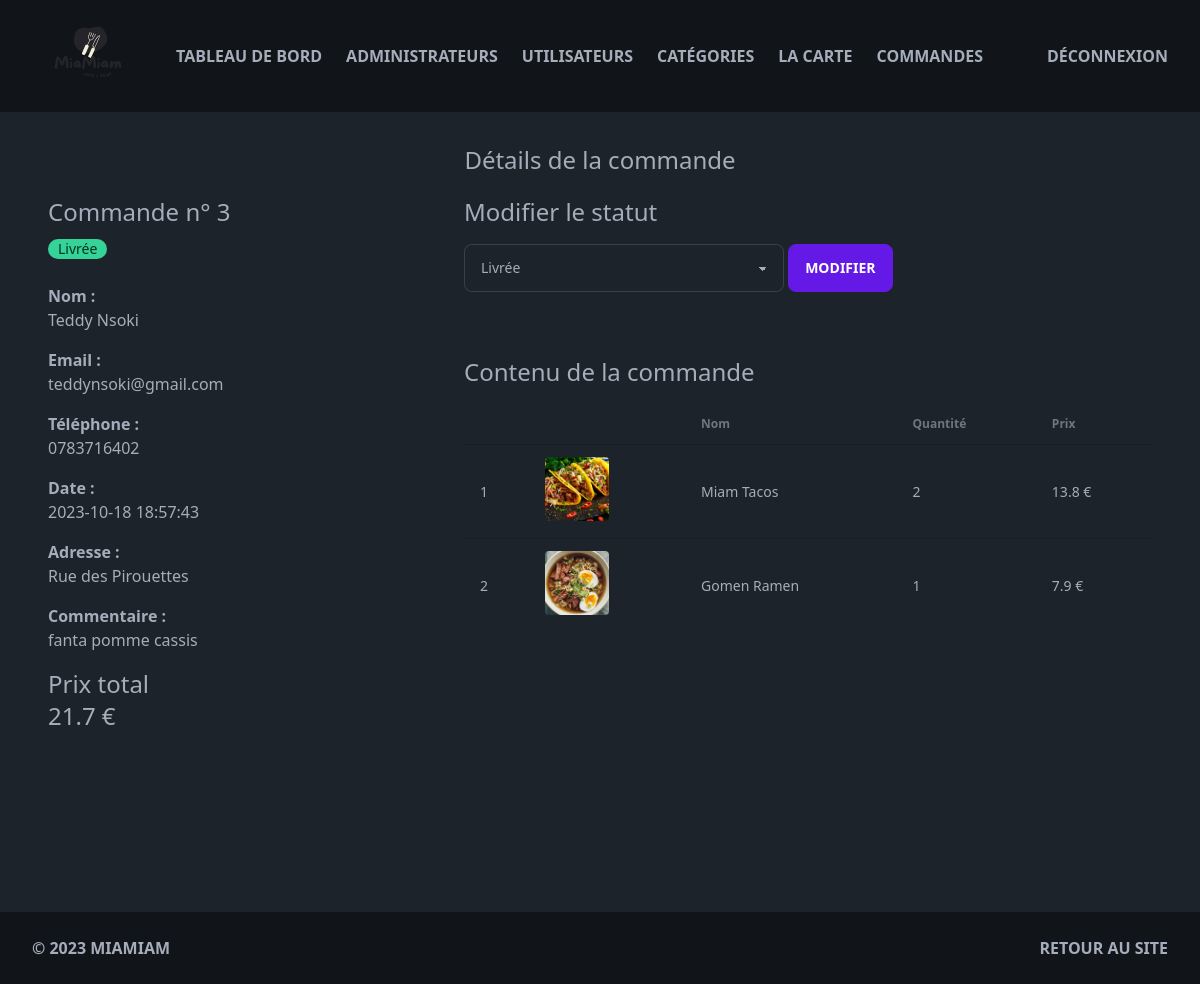
Screenshot of /admin/order-info.php?id=3 (signed in) with the database file from the repository.
### tables this page shows
CREATE TABLE IF NOT EXISTS `food_order` (
  `id` int NOT NULL AUTO_INCREMENT,
  `price` decimal(10,2) NOT NULL,
  `user_id` int NOT NULL,
  `delivery_address` varchar(255) NOT NULL,
  `order_date` timestamp NOT NULL DEFAULT CURRENT_TIMESTAMP,
  `status` varchar(255) NOT NULL,
  `comment` varchar(255) NOT NULL,
  PRIMARY KEY (`id`)
);

CREATE TABLE IF NOT EXISTS `user` (
  `id` int NOT NULL AUTO_INCREMENT,
  `email` varchar(255) NOT NULL,
  `password` varchar(255) NOT NULL,
  `phone` char(10) NOT NULL,
  `first_name` varchar(255) NOT NULL,
  `last_name` varchar(255) NOT NULL,
  PRIMARY KEY (`id`)
);

CREATE TABLE IF NOT EXISTS `in_order` (
  `id` int NOT NULL AUTO_INCREMENT,
  `food_order_id` int NOT NULL,
  `food_id` int NOT NULL,
  `quantity` int NOT NULL,
  PRIMARY KEY (`id`)
);

CREATE TABLE IF NOT EXISTS `food` (
  `id` int UNSIGNED NOT NULL AUTO_INCREMENT,
  `title` varchar(150) NOT NULL,
  `description` varchar(255) NOT NULL,
  `price` decimal(10,2) NOT NULL,
  `image_name` varchar(255) NOT NULL,
  `category_id` int UNSIGNED NOT NULL,
  `featured` varchar(10) NOT NULL,
  `active` varchar(10) NOT NULL,
  PRIMARY KEY (`id`),
  KEY `food_FK_1` (`category_id`)
);

### admin/order-info.php (the view, shortened to what this page needs)
<?php include('partials/menu.php'); ?>
<?php session_start();
require("../connection.php");
if (isset($_GET["id"])) {
    $order_id = $_GET["id"];
    try {
        $sql = "SELECT * FROM food_order WHERE id = :order_id";
        $results = $conn->prepare($sql);
        $results->bindParam(":order_id", $order_id);
        $results->execute();
        $order = $results->fetch();
    } catch (PDOException $e) {
        echo $e->getMessage();
    }
    try {
        $sql = "SELECT * FROM in_order WHERE food_order_id = :order_id";
        $results = $conn->prepare($sql);
        $results->bindParam(":order_id", $order_id);
        $results->execute();
        $order_items = $results->fetchAll();
        $nb = 1;
    } catch (PDOException $e) {
        echo $e->getMessage();
    }
    try {
        $sql = "SELECT * FROM user WHERE id = :user_id";
        $results = $conn->prepare($sql);
        $mon_id = $order["user_id"];
        $results->bindParam(":user_id", $mon_id);
        $results->execute();
        $user = $results->fetch();
    } catch (PDOException $e) {
        echo $e->getMessage();
    }
    try {
        $sql = "SELECT * FROM food";
        $food_results = $conn->query($sql)->fetchAll();
    } catch (PDOException $e) {
        echo $e->getMessage();
    }
    $total_price = 0;
    for ($i = 0; $i < count($order_items); $i++) {
        foreach ($food_results as $result) {
            if ($result["id"] === $order_items[$i]["food_id"]) {
                $total_price += $result["price"] * $order_items[$i]["quantity"];
            }
        }
    }
} else {
    header("Location: manage-order");
    exit;
}
?>
<!doctype html>
<html>
<head>
</head>
<body>
    <main class="mx-auto min-h-screen max-w-screen-xl px-12 py-8">
        <div class="wrapper">
            <h1 class="text-2xl text-center mb-5">Détails de la commande</h1>
            <div class="grid grid-cols-3">
                <div class="col-span-1">
                    <h2 class="text-2xl">Commande n° <?php echo $order["id"]; ?></h2>
                    <div class="mt-2">
                        <?php if ($order["status"] === "En attente") { ?>
                            <div class="badge badge-warning gap-2">
                                <?php echo $order["status"]; ?>
                            </div>
                        <?php } else if ($order["status"] === "En cours de livraison") { ?>
                            <div class="badge badge-primary gap-2">
                                <?php echo $order["status"]; ?>
                            </div>
                        <?php } else if ($order["status"] === "Livrée") { ?>
                            <div class="badge badge-success gap-2">
                                <?php echo $order["status"]; ?>
                            </div>
                        <?php } else if ($order["status"] === "Annulée") { ?>
                            <div class="badge badge-error gap-2">
                                <?php echo $order["status"]; ?>
                            </div>
                        <?php } ?>
                    </div>
                    <div class="mt-6">
                        <div class="mb-4">
                            <p class="font-bold">Nom :</p>
                            <p><?php echo $user["first_name"]; ?> <?php echo $user["last_name"]; ?></p>
                        </div>
                        <div class="mb-4">
                            <p class="font-bold">Email :</p>
                            <p><?php echo $user["email"]; ?></p>
                        </div>
                        <div class="mb-4">
                            <p class="font-bold">Téléphone :</p>
                            <p><?php echo $user["phone"]; ?></p>
                        </div>
                        <div class="mb-4">
                            <p class="font-bold">Date :</p>
                            <p><?php echo $order["order_date"]; ?></p>
                        </div>
                        <div class="mb-4">
                            <p class="font-bold">Adresse :</p>
                            <p><?php echo $order["delivery_address"]; ?></p>
                        </div>
                        <div class="mb-4">
                            <p class="font-bold">Commentaire :</p>
                            <p><?php echo $order["comment"]; ?></p>
                        </div>
                    </div>
                </div>
                <div class="col-span-2 ml-12">
                    <div>
                        <h2 class="text-2xl">Modifier le statut</h2>
                        <form class="mt-4" action="update-order.php" method="POST">
                            <select name="status" class="select select-bordered w-full max-w-xs mb-4">
                                <option value="Livrée" <?php if ($order["status"] === "Livrée") echo "selected"; ?>>Livrée</option>
                            </select>
                            <button type="submit" class="btn btn-primary">Modifier</button>
                        </form>
                    </div>
                    <h2 class="text-2xl mt-12">Contenu de la commande</h2>
                    <table class="table mt-4">
                        <thead>
                            <tr>
                                <th></th>
                                <th></th>
                                <th>Nom</th>
                                <th>Quantité</th>
                                <th>Prix</th>
                            </tr>
                        </thead>
                        <tbody>
                            <?php foreach ($order_items as $item) {
                                foreach ($food_results as $result) {
                                    if ($result["id"] === $item["food_id"]) {
                                        $order_item = $result;
                                    }
                                } ?>
                                <tr>
                                    <td>
                                        <?php echo $nb++; ?>
                                    </td>
                                    <td>
                                        <div>
                                            <div class="avatar">
                                                <div class="w-16 rounded">
                                                    <img src="../assets/food/<?php echo $order_item["image_name"]; ?>" alt="Image de la catégorie" />
                                                </div>
                                            </div>
                                        </div>
                                    </td>
                                    <td>
                                        <?php echo $order_item["title"]; ?>
                                    </td>
                                    <td>
                                        <?php echo $item["quantity"]; ?>
                                    </td>
                                    <td>
                                        <?php echo $order_item["price"] * $item["quantity"]; ?> €
                                    </td>
                                </tr>
                            <?php } ?>
                        </tbody>
                    </table>
                </div>
            </div>
            <div>
                <h2 class="text-2xl">Prix total</h2>
                <h2 class="text-2xl"><?php echo $total_price; ?> €</h2>
            </div>
        </div>
    </main>
</body>
</html>
<?php include('partials/footer.php'); ?>

### rows the page displays
food_order: id "3", status "Livrée", order_date "2023-10-18 18:57:43", delivery_address "Rue des Pirouettes", comment "fanta pomme cassis"
user: first_name "Teddy", last_name "Nsoki", email "teddynsoki@gmail.com", phone "0783716402"
in_order: food.image_name (picture), food.title "Miam Tacos", quantity "2", $order_item["price"] * $item["quantity"] "13.8"
in_order: food.image_name (picture), food.title "Gomen Ramen", quantity "1", $order_item["price"] * $item["quantity"] "7.9"

### other values shown
$total_price "21.7"
